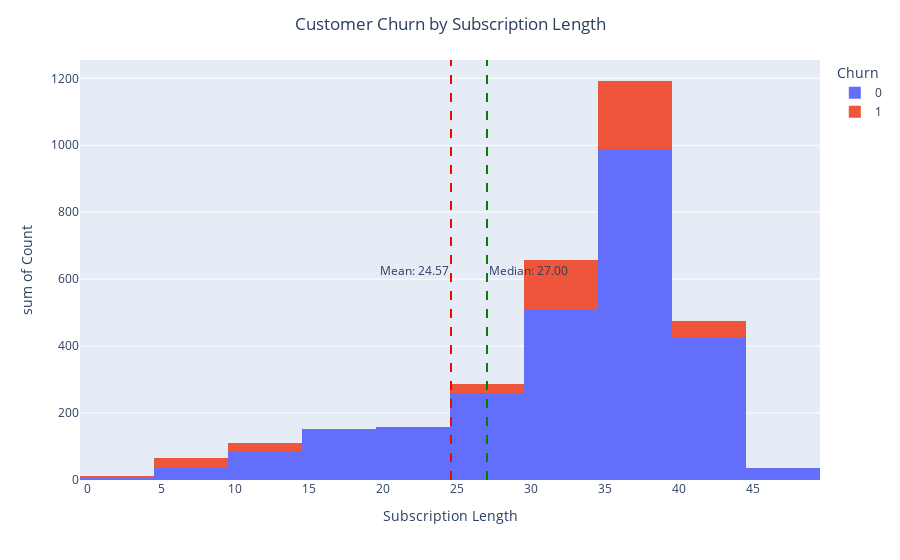

Write notebook code for a chart like this one.
### Markdown cell above
## How long was the subscription length of users who canceled their membership?

### Code cell
# Import libraries
import plotly.express as px
import numpy as np

# Group by month and churn status
month_churn = df.groupby(['Subscription Length', 'Churn']).size().reset_index(name='Count')

# Create the plot with more bins and increased x-axis numbers
fig = px.histogram(month_churn, x='Subscription Length', y='Count', color='Churn')

# Adding title to the plot and centering it
fig.update_layout(title={'text': 'Customer Churn by Subscription Length', 'x': 0.5})

# Update x-axis tick labels
fig.update_layout(xaxis=dict(tickmode='linear', dtick=5))

# Calculate mean and median
mean = np.mean(month_churn[month_churn['Churn'] == 1]['Subscription Length'])
median = np.median(month_churn[month_churn['Churn'] == 1]['Subscription Length'])

# Adding mean and median as vertical lines
fig.add_vline(x=mean, line_dash='dash', line_color='red', annotation_text=f'Mean: {mean:.2f}', annotation_position='left')
fig.add_vline(x=median, line_dash='dash', line_color='green', annotation_text=f'Median: {median:.2f}', annotation_position='right')


# Display the plot
fig.show()

# Saving the plot with high resolution
fig.write_image("subscription_length_hist.png", engine="kaleido", scale=2)

print("Average Subscription Length for customers who have churned : ", mean)
print("Median Subscription Length for customers who have churned : ", median)

### Figure 1 — Plotly figure (JSON) as saved in the notebook; plotly's stock layout.template omitted (floating-point values rounded to 4 significant figures)
{"data": [{"alignmentgroup": "True", "bingroup": "x", "histfunc": "sum", "hovertemplate": "Churn=0<br>Subscription Length=%{x}<br>sum of Count=%{y}<extra></extra>", "legendgroup": "0", "marker": {"color": "#636efa", "pattern": {"shape": ""}}, "name": "0", "offsetgroup": "0", "orientation": "v", "showlegend": true, "type": "histogram", "x": [3, 4, 5, 6, 7, 8, 9, 10, 11, 12, 13, 14, 15, 16, 17, 18, 19, 20, 21, 22, 23, 24, 25, 26, 27, 28, 29, 30, 31, 32, 33, 34, 35, 36, 37, 38, 39, 40, 41, 42, 43, 44, 45, 46, 47], "xaxis": "x", "y": [4, 2, 3, 4, 10, 7, 13, 11, 17, 15, 21, 23, 29, 29, 31, 31, 29, 28, 25, 26, 39, 40, 50, 43, 52, 51, 63, 62, 82, 96, 114, 153, 181, 228, 188, 218, 174, 169, 98, 71, 49, 40, 22, 13, 1], "yaxis": "y"}, {"alignmentgroup": "True", "bingroup": "x", "histfunc": "sum", "hovertemplate": "Churn=1<br>Subscription Length=%{x}<br>sum of Count=%{y}<extra></extra>", "legendgroup": "1", "marker": {"color": "#EF553B", "pattern": {"shape": ""}}, "name": "1", "offsetgroup": "1", "orientation": "v", "showlegend": true, "type": "histogram", "x": [3, 4, 5, 6, 7, 8, 9, 10, 11, 12, 13, 14, 15, 16, 17, 24, 25, 26, 27, 28, 29, 30, 31, 32, 33, 34, 35, 36, 37, 38, 39, 40, 41, 42, 43, 44, 45], "xaxis": "x", "y": [4, 2, 3, 4, 9, 5, 9, 5, 9, 4, 3, 2, 2, 1, 1, 1, 2, 2, 5, 8, 10, 18, 22, 25, 38, 48, 47, 48, 41, 40, 27, 17, 12, 9, 7, 4, 1], "yaxis": "y"}], "layout": {"annotations": [{"showarrow": false, "text": "Mean: 24.57", "x": 24.57, "xanchor": "right", "xref": "x", "y": 0.5, "yanchor": "middle", "yref": "y domain"}, {"showarrow": false, "text": "Median: 27.00", "x": 27, "xanchor": "left", "xref": "x", "y": 0.5, "yanchor": "middle", "yref": "y domain"}], "barmode": "relative", "legend": {"title": {"text": "Churn"}, "tracegroupgap": 0}, "margin": {"t": 60}, "shapes": [{"line": {"color": "red", "dash": "dash"}, "type": "line", "x0": 24.57, "x1": 24.57, "xref": "x", "y0": 0, "y1": 1, "yref": "y domain"}, {"line": {"color": "green", "dash": "dash"}, "type": "line", "x0": 27, "x1": 27, "xref": "x", "y0": 0, "y1": 1, "yref": "y domain"}], "title": {"text": "Customer Churn by Subscription Length", "x": 0.5}, "xaxis": {"anchor": "y", "domain": [0, 1], "dtick": 5, "tickmode": "linear", "title": {"text": "Subscription Length"}}, "yaxis": {"anchor": "x", "domain": [0, 1], "title": {"text": "sum of Count"}}}}
